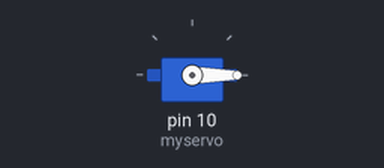
The sketch below on a simulated Arduino Uno, built with avr-gcc and run on an emulated ATmega328P. Parts: servo.

Above: at 0.05 s.
At 6.0 s:
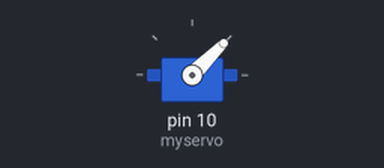
Timing chart, 0 to 7.8 s (numbered marks = the images above):
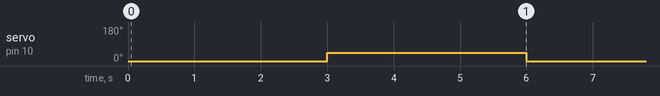

Measured:
- by itself, servo on pin 10 (myservo): alternates 45° for 3.0 s and 0° for 3.0 s

The sketch:

servotest.ino
```cpp
#include <Servo.h>

Servo myservo;
void setup() {
  // put your setup code here, to run once:
  myservo.attach(10);
}

void loop() {
  // put your main code here, to run repeatedly:
  myservo.write(0);
  delay(3000);
  myservo.write(45);
  delay(3000);
}
```
